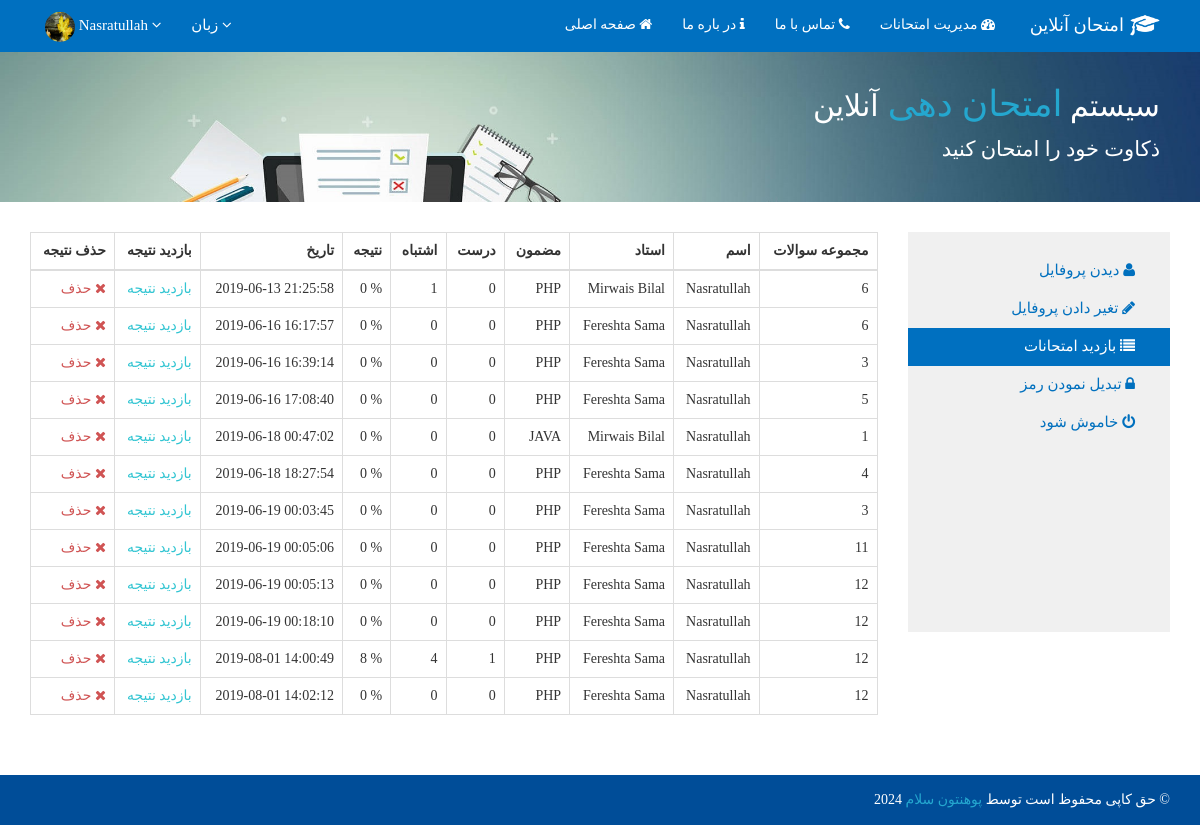
Screenshot of /Dari/QuizHistory.php (signed in) with the database file from the repository.
### tables this page shows
CREATE TABLE `users` (
  `User_ID` int(11) NOT NULL,
  `Full_Name` varchar(50) NOT NULL,
  `Username` varchar(30) NOT NULL,
  `Password` varchar(50) NOT NULL,
  `Email` varchar(100) NOT NULL,
  `Language` varchar(10) NOT NULL,
  `Gender` varchar(10) NOT NULL,
  `Phone_No` int(11) NOT NULL,
  `Image` varchar(255) NOT NULL DEFAULT 'placeholder-user.png',
  `Role_ID` int(11) NOT NULL DEFAULT '2',
  `Status` int(11) NOT NULL DEFAULT '0'
);

CREATE TABLE `result` (
  `Result_ID` int(11) NOT NULL,
  `User_ID` int(11) NOT NULL,
  `TotalNumberOfQuestion` int(11) NOT NULL,
  `Username` varchar(50) NOT NULL,
  `Teacher` varchar(50) NOT NULL,
  `Subject` varchar(50) NOT NULL,
  `Credit_Hours` int(11) NOT NULL,
  `Attempted_Answer` int(11) NOT NULL,
  `Correct_Answer` int(11) NOT NULL,
  `Wrong_Answer` int(11) NOT NULL,
  `No_Answer` int(11) NOT NULL,
  `Result` int(11) NOT NULL,
  `Submit_Date` datetime NOT NULL DEFAULT CURRENT_TIMESTAMP
);

### Dari/_Partial Components/Database.php (called while the page is built, shortened)
<?php
Class Database{
 public $host   = "localhost";
 public $user   = "root";
 public $pass   = "";
 public $db     = "Quiz";
 public $link;
private function connectDB(){
 $this->link = new mysqli($this->host, $this->user, $this->pass, $this->db);
 }
public function select($query){
  $result = $this->link->query($query) or
   die($this->link->error.__LINE__);
  if($result->num_rows > 0){
    return $result;
  } else {
    return false;
  }
 }
}

### _Partial Components/Exam.php (called while the page is built, shortened)
<?php
class Exam{
	private $db;
	public function __construct(){
		$this->db = new Database();
	}
	public function getQuizResult($Username){
		$query = "SELECT * from Result  where Username = '$Username'";
		mysqli_set_charset($this->db->link, 'UTF8');
		$getData = $this->db->select($query);
		return  $getData;
	}
	public function getUsersByUsername($Username){
		$query = "SELECT * from Users where Username = '$Username'";
		mysqli_set_charset($this->db->link, 'UTF8');
		$getData = $this->db->select($query);
		return $getData;
	}
	public function getDariSubjects(){
		$query = "SELECT * from Viw_Subject where Language = 'Dari' and Status='1'";
		$getData = $this->db->select($query);
		mysqli_set_charset($this->db->link, 'UTF8');
		return $getData;
	}
}
?>

### Dari/QuizHistory.php (the view, shortened to what this page needs)
<?php
include('./_Partial Components/Header.php');
?>
<?php
if(isset($_SESSION['Username'])){
    $Username = $_SESSION['Username'];
    $QuizResult = $exm->getQuizResult($Username);
}
else{
    header('Location: sign in.php');
}
?>
<div class="jumbotron" id = "jbtdr">
        <div class="container">
            <div id="detailsDr" class="animated fadeInLeft">
                <h1> سیستم <span> امتحان دهی </span> آنلاین </h1>
                <p class = "paragraphDr">ذکاوت خود را امتحان کنید</p>
            </div>
        </div>
    </div>
    	<div class="container">
    		<div class="row">
    		<div class="col-sm-3" style="float: right;">
				<nav class="nav-profile text-right">
					<a href="Profile.php">  دیدن پروفایل <i class='fa fa-user'></i> </a>
					<a href="Edit-Profile.php"> تغیر دادن پروفایل <i class='fa fa-pencil'></i></a>
					<a class = "active" href="QuizHistory.php"> بازدید امتحانات <i class='fa fa-list'></i></a>
					<a href="change-pass.php"> تبدیل نمودن رمز <i class='fa fa-lock'></i></a>
					<a href="logout.php"> خاموش شود <i class='fa fa-power-off'></i> </a>
				</nav>
			</div>
    		<div class="col-md-9" id = "QuizResult">
                 <?php
                    if(!$QuizResult){
						echo '<div class="alert alert-danger text-right" role="alert" style = "font-size: 16px;"> شما در امتحان اشتراک نکردید </div>';
                    }
                    else{
                    if($QuizResult->num_rows>0){
                    ?>
                <table class="table table-stripped table-hover table-bordered pull-right" style="text-align: right">
                    <thead>
                        <tr>
                            <th class = "text-right"> حذف نتیجه </th>
                            <th class = "text-right"> بازدید نتیجه </th>
                            <th class = "text-right"> تاریخ </th>
                            <th class = "text-right"> نتیجه </th>
                            <th class = "text-right"> اشتباه  </th>
                            <th class = "text-right"> درست </th>
                            <th class = "text-right"> مضمون </th>
                            <th class = "text-right"> استاد </th>
                            <th class = "text-right"> اسم </th>
                            <th class = "text-right"> مجموعه سوالات </th>
                        </tr>
                    </thead>
                <?php
                $i=0;
                while($rows = $QuizResult->fetch_assoc()){ ?>
                    <tr>
                        <td> <a onclick="return confirm('are you sure you want to delete')" href="DeleteHistory.php?del=<?php echo $rows['Result_ID'];?>" style="color: #D05454;"  data-toggle="tooltip" data-placement="top" title="Delete Quiz Result"> حذف <i class = "fa fa-times"></i> </a> </td>
                        <td> <a href = "ViewResult.php?id=<?php echo $rows['Result_ID'];?>" style="color: #32C5D2;"> بازدید نتیجه </td>
                        <td> <?php echo $rows['Submit_Date'];?> </td>
                        <td> <?php echo $rows['Result'].' %';?> </td>
                        <td> <?php echo $rows['Wrong_Answer'];?> </td>
                        <td> <?php echo $rows['Correct_Answer']?> </td>
                        <td> <?php echo $rows['Subject'];?> </td>
                        <td> <?php echo $rows['Teacher'];?> </td>
                        <td> <?php echo $rows['Username'];?> </td>
                        <td> <?php echo $rows['TotalNumberOfQuestion'];?> </td>
                    </tr>
                <?php $i++; }
                }
                else{
                    echo '<div class="alert alert-danger text-right" role="alert" style = "font-size: 16px;"> امتحان وجود ندارد </div>';
                    echo "<br>";
                    }
                    }
                    ?>
                    </table>
            </div>
    		</div>
    	</div>
<?php
    include('./_Partial Components/Footer.php');
?>

### Dari/_Partial Components/Header.php (shortened to what this page needs)
<?php
$filepath = realpath(dirname(__FILE__));
include_once($filepath.'/Database.php');
$exm = new Exam();
?>
<!DOCTYPE html>
<html>
<head>
    <link href ="../CSS/bootstrap.min.css" rel=" stylesheet" />
    <link href ="../CSS/bootstrap.css" rel=" stylesheet" />
    <link href="../CSS/animated.css" rel="stylesheet" >
    <link href="../CSS/font-awesome.css" rel="stylesheet" >
    <link href="../CSS/font-awesome.min.css" rel="stylesheet" >
    <link href="../CSS/animated.css" rel="stylesheet" >
    <link href="../CSS/bootstrap.min.css" rel="stylesheet">
</head>
<body onload = "timeout()" class="all-dari-content">
<nav class="navbar navbar-inverse navbar-static-top" style = "background-color: rgb(0,112,192); border: 0px;">
      <div class="container">
        <div id="navbar" class="navbar-collapse collapse text-right">
          <ul class="nav navbar-nav" id="top-navbar">
          <li class="dropdown" id= "ssh">
            <?php if(isset($_SESSION['Username'])){
                $Username = $_SESSION['Username'];
                $UsersByUsername = $exm->getUsersByUsername($Username);
                $row = $UsersByUsername->fetch_array();
                $profile_img = $row['Image'];
            ?>
            <li class="dropdown dropdown-user" style = "background-color: rgb(0,112,192); padding-top: 0px;">
                  <a href="javascript:;" class="dropdown-toggle" id = "img-user" data-toggle="dropdown" data-hover="ddown" data-close-others="tue" style = "color: #fff;">
                      <?php echo "<img alt='' class='img-circle' width='30px' height = '30px' src='../img/_ProfilePicture/$profile_img' style = 'margin-top: -5px; margin-bottom: -5px;' />"; ?>
                      <span class="username username-hide-on-mobile">
                      <?php echo $_SESSION['Username']; ?> </span>
                      <i class="fa fa-angle-down"></i>
                  </a>
              </li>
          <?php } ?>
            </li>
            <li class="dropdown dropdown-user" style = "background-color: rgb(0,112,192); text-align: right;">
                    <a href="javascript:;" class="dropdown-toggle" data-toggle="dropdown" data-hover="dropdown" data-close-others="true" style = "color: #fff;">
                        <span class="username"> زبان </span>
                        <i class="fa fa-angle-down"></i>
                    </a>
                </li>
            </ul>
            <ul class="nav navbar-nav navbar-right" id = "navbardr">
                <a href="index.php" class="navbar-brand" id = "navbar-brand-right-dr">
                <div class = "col-xs-9" id = "div-quiz-title-bar"> امتحان آنلاین </div>
                <div class = "col-xs-3" id = "img-cup-dr"><img src="../img/Graduation Cap_52px.png" alt="Logo" width="30px"></div>
                </a>
            <li class="actie"><a id="ahmadsh" href="index.php"> صفحه اصلی <i class="fa fa-home"></i></a></li>
                <li><a href="About-Us.php" id="c"> در باره ما <i class="fa fa-info"></i></a></li>
                <li><a href="Contact-us.php"> تماس با ما <i class="fa fa-phone"></i></a></li>
                <li><a href="../Administrator/Dari/index.php"> مدیریت امتحانات <i class="fa fa-tachometer"></i></a></li>
          </ul>
        </div>
      </div>
    </nav>
<body>

### Dari/_Partial Components/Footer.php (shortened to what this page needs)
   </body>
    <footer class ="footer">
        <div class="container" style="text-align: right; ">
             حق کاپی محفوظ است توسط  <a href="http://www.salam.edu.af">پوهنتون سلام</a> <?php echo date('Y');?>  &copy;
        </div>
    </footer>
</html>

### CSS/Online_Quiz_Style.css (style rules this page uses)
body { min-height: calc(100% - 0px); position: relative; padding-bottom: 40px; }
html { height: 100%; position: relative; }
#jbtdr { background-image: url('../img/IBPS-Banner12.jpg'); background-repeat: no-repeat; background-size: cover; }
.all-dari-content * { font-family: Calibri; }
.row { margin-bottom: 60px; }
.navbar-brand { color: white; margin-top: -5px; width: 190px; }
#navbar-brand-right-dr { float: right; color: #fff; }
#navbardr #div-quiz-title-bar { text-align: right; padding-left: 0px; padding-top: 5px; padding-right: 6px; }
#navbardr #img-cup-dr { padding-left: 0px; }
.jumbotron { height: 150px; overflow: hidden; margin-top: -30px; width: 100%; background-image: url('./img/top-image.jpg'); background-color: #fff; }
.jumbotron #detailsDr { color:white; font-size: 26px; padding-right: 10px; float: right; text-align: right; width: 100%; }
.jumbotron #detailsDr h1 { font-size: 40px; margin-top: -15px; text-align: right; }
.jumbotron #detailsDr span { color:#24A7CF; font-size: 36px; }
.paragraphDr { font-size: 17px; text-align: right; font-family: calibri; }
.nav-profile { padding-top: 20px; margin-bottom: 20px; padding-bottom: 50px; height: 400px; color: black; background-color: rgb(240,240,240); font-family: Calibri; font-weight: lighter; font-size: 15px; }
a { text-decoration: none; }
a:link, a:visited { color: black; }
.nav-profile a { color: rgb(0,112,190); font-family: Calibri; }
.nav-profile a:link, .nav-profile a:visited { display: inline-block; padding: 8px 35px; height: 38px; width: 100%; margin:0px; text-decoration: none; border: none; }
.nav-profile .active { background-color: rgb(0,112,192); color: white; text-decoration: none; border: 1px solid rgb(0,112,190); }
#navbardr li a { color: #fff; }
#top-navbar li a { color: #fff; font-size: 15px; }
.footer { background-color: rgb(0,77,152); height:50px; padding-top: 15px; color: white; position: absolute; margin-top: 20px; bottom: 0; left: 0; right: 0; }
.footer .container { padding-bottom: 15px; }
.footer .container a { color:#24A7CF; }
@media only screen and (min-width:850px)and (max-width: 1200px) { body { margin: 0px; } }
@media only screen and (min-width:850px)and (max-width: 1200px) { .username-hide-on-mobile { display: inline-block; } }
@media only screen and (min-width:850px)and (max-width: 1200px) { .row { margin-bottom: 50px; } }
@media only screen and (min-width:850px)and (max-width: 1200px) { p { font-family: segoe ui; font-weight: lighter; } }
@media only screen and (min-width:850px)and (max-width: 1200px) { .footer { background-color: rgb(0,77,152); height:50px; padding-top: 15px; color: white; position: absolute; margin-top: 20px; margin-bottom: 0px; bottom: 0; left: 0; right: 0; } }
@media only screen and (min-width:850px)and (max-width: 1200px) { .footer .container { padding-bottom: 15px; } }
@media only screen and (min-width:850px)and (max-width: 1200px) { .footer .container a { color:#24A7CF; } }
@media only screen and (min-width:850px)and (max-width: 1200px) { #navbar-brand-right-dr { display: block; } }
@media only screen and (min-width:850px)and (max-width: 1200px) { .jumbotron #detailsDr { color:white; font-size: 20px; padding-right: 10px; float: right; text-align: right; width: 100%; } }
@media only screen and (min-width:850px)and (max-width: 1200px) { .jumbotron #detailsDr h1 { font-size: 30px; margin-top: -15px; text-align: right; } }
@media only screen and (min-width:850px)and (max-width: 1200px) { .jumbotron #detailsDr span { color:#24A7CF; font-size: 36px; } }

### CSS/MyCarousel.css (style rules this page uses)
.all-dari-content * { font-family: Calibri; }
img { vertical-align: middle; }
.active, .dots:hover { animation-name: Myfade; animation-duration: 5s; transition: 2s linear; }

### rows the page displays
users: Image (picture)
result: Submit_Date "2019-06-13 21:25:58", Result "0", Wrong_Answer "1", Correct_Answer "0", Subject "PHP", Teacher "Mirwais Bilal", Username "Nasratullah", TotalNumberOfQuestion "6"
result: Submit_Date "2019-06-16 16:17:57", Result "0", Wrong_Answer "0", Correct_Answer "0", Subject "PHP", Teacher "Fereshta Sama", Username "Nasratullah", TotalNumberOfQuestion "6"
result: Submit_Date "2019-06-16 16:39:14", Result "0", Wrong_Answer "0", Correct_Answer "0", Subject "PHP", Teacher "Fereshta Sama", Username "Nasratullah", TotalNumberOfQuestion "3"
result: Submit_Date "2019-06-16 17:08:40", Result "0", Wrong_Answer "0", Correct_Answer "0", Subject "PHP", Teacher "Fereshta Sama", Username "Nasratullah", TotalNumberOfQuestion "5"
result: Submit_Date "2019-06-18 00:47:02", Result "0", Wrong_Answer "0", Correct_Answer "0", Subject "JAVA", Teacher "Mirwais Bilal", Username "Nasratullah", TotalNumberOfQuestion "1"
result: Submit_Date "2019-06-18 18:27:54", Result "0", Wrong_Answer "0", Correct_Answer "0", Subject "PHP", Teacher "Fereshta Sama", Username "Nasratullah", TotalNumberOfQuestion "4"
result: Submit_Date "2019-06-19 00:03:45", Result "0", Wrong_Answer "0", Correct_Answer "0", Subject "PHP", Teacher "Fereshta Sama", Username "Nasratullah", TotalNumberOfQuestion "3"
result: Submit_Date "2019-06-19 00:05:06", Result "0", Wrong_Answer "0", Correct_Answer "0", Subject "PHP", Teacher "Fereshta Sama", Username "Nasratullah", TotalNumberOfQuestion "11"
result: Submit_Date "2019-06-19 00:05:13", Result "0", Wrong_Answer "0", Correct_Answer "0", Subject "PHP", Teacher "Fereshta Sama", Username "Nasratullah", TotalNumberOfQuestion "12"
result: Submit_Date "2019-06-19 00:18:10", Result "0", Wrong_Answer "0", Correct_Answer "0", Subject "PHP", Teacher "Fereshta Sama", Username "Nasratullah", TotalNumberOfQuestion "12"
result: Submit_Date "2019-08-01 14:00:49", Result "8", Wrong_Answer "4", Correct_Answer "1", Subject "PHP", Teacher "Fereshta Sama", Username "Nasratullah", TotalNumberOfQuestion "12"
result: Submit_Date "2019-08-01 14:02:12", Result "0", Wrong_Answer "0", Correct_Answer "0", Subject "PHP", Teacher "Fereshta Sama", Username "Nasratullah", TotalNumberOfQuestion "12"

### other values shown
$_SESSION['Username'] "Nasratullah"
